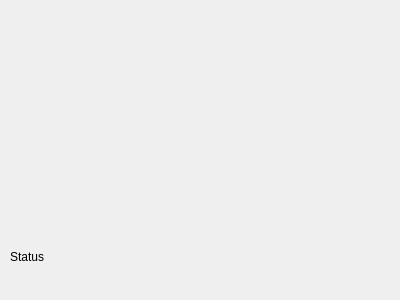
<?xml version="1.0" encoding="UTF-8"?>
<ui version="4.0">
 <class>Dialog</class>
 <widget class="QDialog" name="Dialog">
  <property name="geometry">
   <rect>
    <x>0</x>
    <y>0</y>
    <width>400</width>
    <height>300</height>
   </rect>
  </property>
  <property name="windowTitle">
   <string>Dialog</string>
  </property>
  <widget class="QLabel" name="status">
   <property name="geometry">
    <rect>
     <x>10</x>
     <y>250</y>
     <width>47</width>
     <height>13</height>
    </rect>
   </property>
   <property name="text">
    <string>Status</string>
   </property>
  </widget>
 </widget>
 <resources/>
 <connections/>
</ui>
